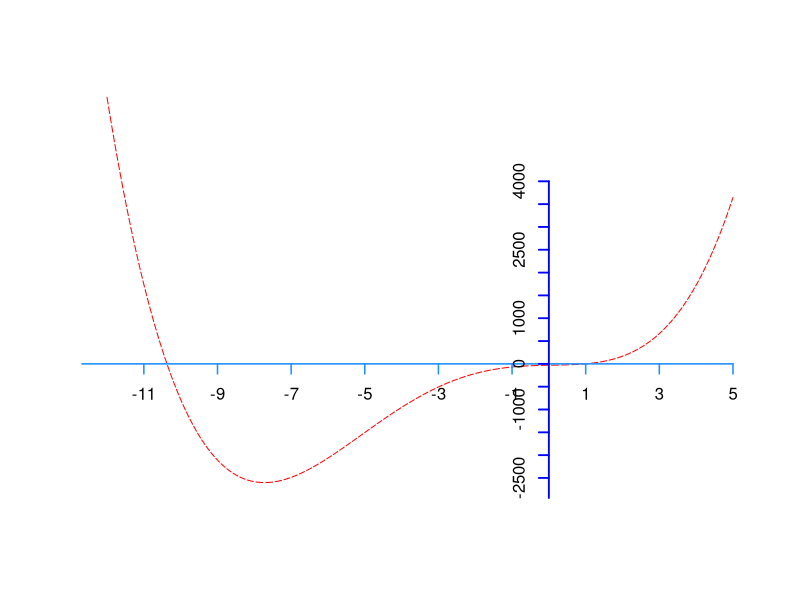

This figure's R source:
## ---- chunk 1
# Define the function and its derivative of Newton-Rapson method
my_new_func1 <- function(x) {
  fx = 2 * x^4 + 20 * x^3 - 6 * x^2 + 15 * x - 30
  dfx = 8 * x^3 + 60 * x^2 - 12 * x + 15
  return(c(fx, dfx))  # Return both f(x) and f'(x)
}

# Defining the  function for Bisection method
my_function = function(x) {
  2 * x^4 + 20 * x^3 - 6 * x^2 + 15 * x - 30
}

## ---- chunk 2
# Plotting the function for inspection
x = seq(-12, 5, 0.000011)
y = my_function(x)
plot(x, y, type = "l", lty = 5, bty = "n", col = "red", xaxt = "n", yaxt = "n", xlab = "", ylab = "")
xlabel = seq(-15, 6, 2)
xlabel = xlabel[xlabel != 0]
ylabel = seq(-4000, 4000, 500)
axis(1, at = xlabel, pos = 0, lwd = 1.5, col = "dodgerblue")
axis(2, at = ylabel, pos = 0, lwd = 1.8, col = "blue")

## ---- chunk 3
newton_raphson <- function(ftn, x0, tol = 1e-11, max.iter = 100) {
  x <- x0  # Starting point
  fx <- ftn(x)
  iter <- 0
  while (abs(fx[1]) > tol && iter <= max.iter) {
    x <- x - fx[1] / fx[2]  
    fx <- ftn(x)
    iter <- iter + 1
    cat("At iteration", iter, "value of x is:", x, "\n")
  }
  if (abs(fx[1]) > tol) {
    cat("Algorithm failed to converge", "\n")
    return(NULL)
  } else {
    cat("Algorithm converges and the root is", x, "\n")
    return(x)
  }
}

# Testing the Newton-Raphson method on two initial guesses
root1 <- newton_raphson(my_new_func1, 2)  
root2 <- newton_raphson(my_new_func1, -11) 

## ---- chunk 4
bisection = function(ftn, x.l, x.r, tol = 0.0001) {
  if (x.l >= x.r) {
    cat("Error: Left point is greater than the right point \n")
    return(NULL)
  }
  
  f.l = ftn(x.l)
  f.r = ftn(x.r)
  
  if (f.l == 0) {
    return(x.l)
  } else if (f.r == 0) {
    return(x.r)
  } else if (f.l * f.r > 0) {
    cat("Error: The points are on the same side of the root. \n")
    return(NULL)
  }
  
  iter = 0
  while ((x.r - x.l) > tol) {
    x.m = (x.l + x.r) / 2
    f.m = ftn(x.m)
    
    if (f.m == 0) {
      return(x.m)
    } else if (f.l * f.m < 0) {
      x.r = x.m
      f.r = f.m
    } else {
      x.l = x.m
      f.l = f.m
    }
    
    iter = iter + 1
    cat("At iteration", iter, "left point is", x.l, "right point is", x.r, "\n")
  }
  
  root = (x.l + x.r) / 2
  cat("One root of the function is", root, "\n")
  return(root)
}

# Finding intervals where the function changes sign
find_sign_change_intervals = function(f, from, to, step) {
  x_vals = seq(from, to, step)
  f_vals = sapply(x_vals, f)
  signs = sign(f_vals)
  changes = which(diff(signs) != 0)
  intervals = cbind(x_vals[changes], x_vals[changes + 1])
  return(intervals)
}

# Using find_sign_change_intervals to identify suitable intervals for the bisection method
intervals = find_sign_change_intervals(my_function, -12, 5, 0.1)
cat("Checking intervals for roots...\n")
if (nrow(intervals) > 0) {
  root1 = bisection(my_function, intervals[1, 1], intervals[1, 2])
  root2 = ifelse(nrow(intervals) > 1, bisection(my_function, intervals[2, 1], intervals[2, 2]), NA)
  cat("The found roots are:", root1, "and", root2, "\n")
} else {
  cat("No intervals with sign changes found.\n")
}

